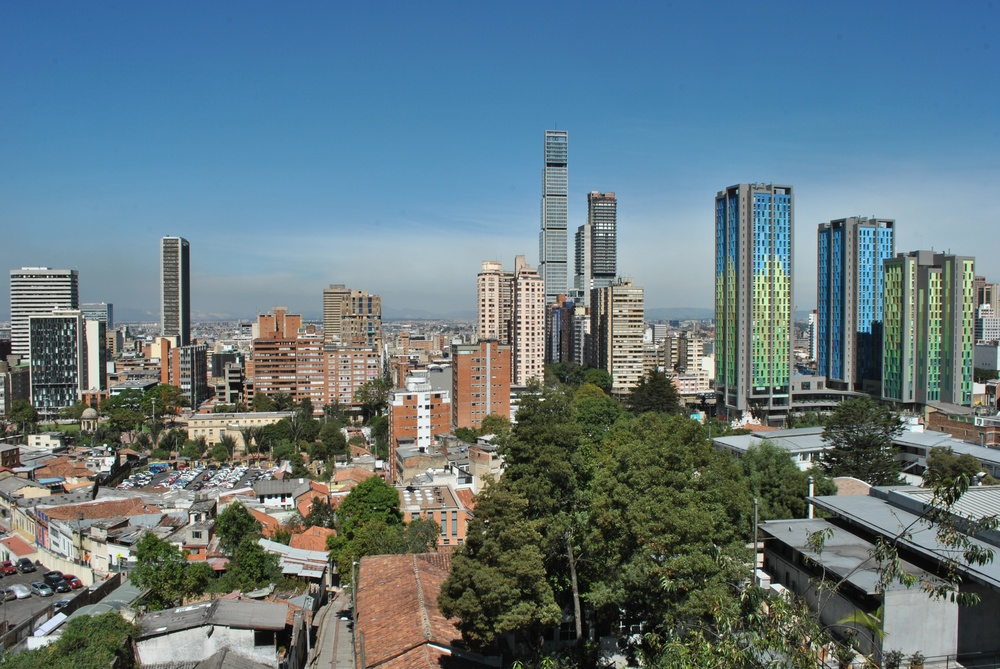
#> input picture IP/medio día/2017020611.JPG, 1000 x 669 px, shrunk from 3872 x 2592 before the run, found by its file name
$ jupyter execute Untitled.ipynb
#> lines starting #> are read from the running program, lines starting #| are printed output that depends on the picture
[cell 1]
import cv2
import numpy as np
# Read the images to be aligned
im1 =  cv2.imread("2017020611.JPG");
#> im1 is the input picture: shape (669, 1000, 3); mean B, G, R 127.8, 120.3, 99.9
im2 =  cv2.imread("2016022313.JPG");
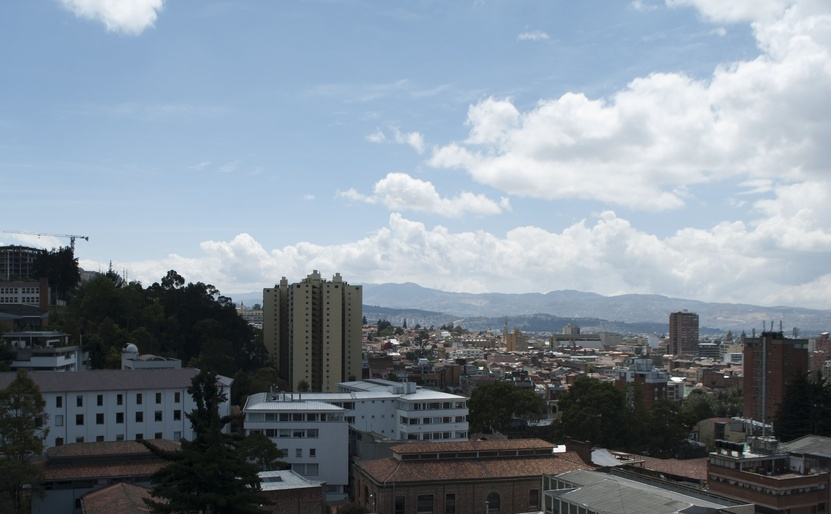
#> input picture OpencvIR/2016022313.jpg, 831 x 514 px, shrunk from 3218 x 1990 before the run, found by its file name
#> im2 is the input picture: shape (514, 831, 3); mean B, G, R 150.7, 139.4, 127.7

# Convert images to grayscale
im1_gray = cv2.cvtColor(im1,cv2.COLOR_BGR2GRAY)
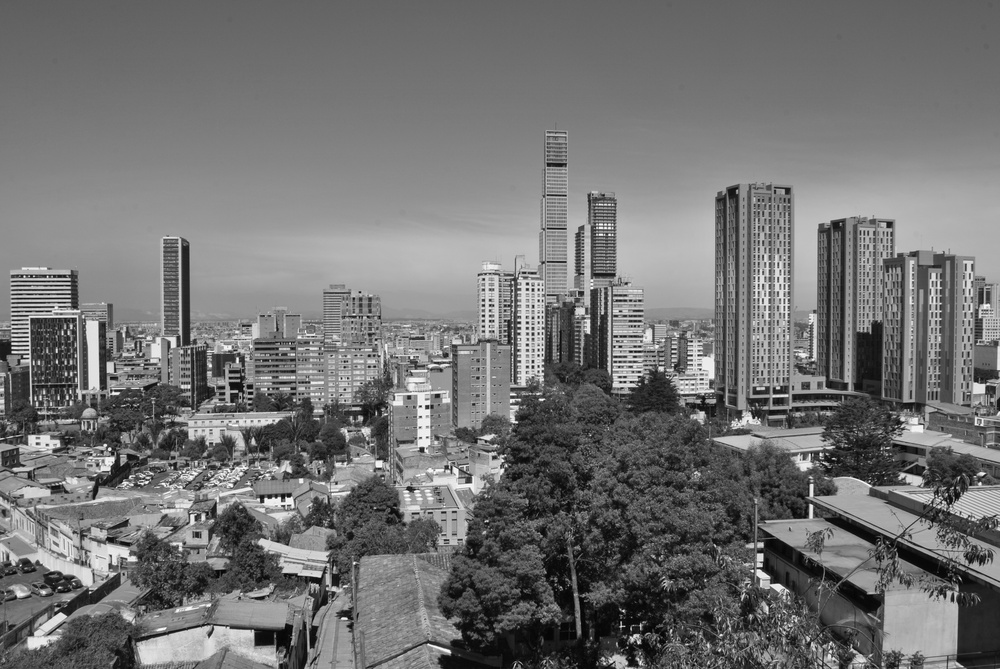
#> im1_gray: shape (669, 1000); min 0, max 255, mean 115
im2_gray = cv2.cvtColor(im2,cv2.COLOR_BGR2GRAY)
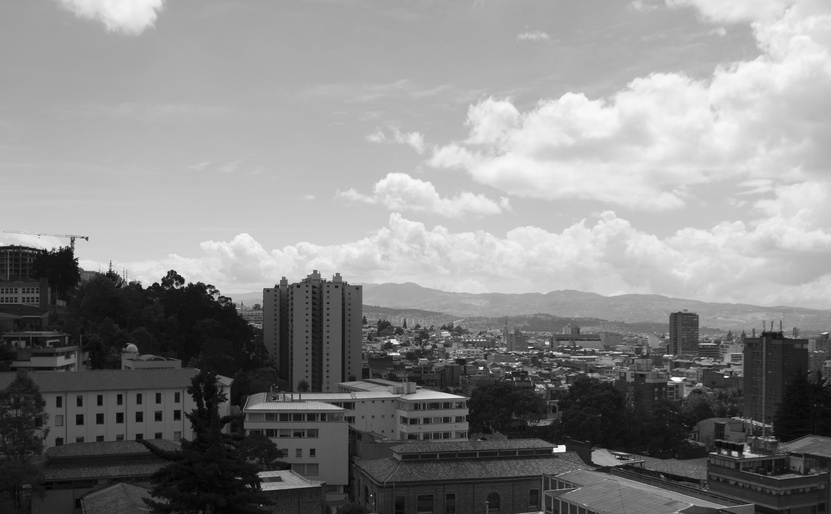
#> im2_gray: shape (514, 831); min 1, max 255, mean 137.2

# Find size of image1
sz = im1.shape
#> sz = (669, 1000, 3)

# Define the motion model
warp_mode = cv2.MOTION_TRANSLATION

# Define 2x3 or 3x3 matrices and initialize the matrix to identity
if warp_mode == cv2.MOTION_HOMOGRAPHY :
    warp_matrix = np.eye(3, 3, dtype=np.float32)
else :
    warp_matrix = np.eye(2, 3, dtype=np.float32)

# Specify the number of iterations.
number_of_iterations = 500;

# Specify the threshold of the increment
# in the correlation coefficient between two iterations
termination_eps = 1e-10;

# Define termination criteria
criteria = (cv2.TERM_CRITERIA_EPS | cv2.TERM_CRITERIA_COUNT, number_of_iterations,  termination_eps)

# Run the ECC algorithm. The results are stored in warp_matrix.
(cc, warp_matrix) = cv2.findTransformECC (im1_gray,im2_gray,warp_matrix, warp_mode, criteria)
#> cc = 0.42; warp_matrix = [[1, 0, -12.68], [0, 1, -66.37]]

if warp_mode == cv2.MOTION_HOMOGRAPHY :
    # Use warpPerspective for Homography
    im2_aligned = cv2.warpPerspective (im2, warp_matrix, (sz[1],sz[0]), flags=cv2.INTER_LINEAR + cv2.WARP_INVERSE_MAP)
else :
    # Use warpAffine for Translation, Euclidean and Affine
    im2_aligned = cv2.warpAffine(im2, warp_matrix, (sz[1],sz[0]), flags=cv2.INTER_LINEAR + cv2.WARP_INVERSE_MAP);
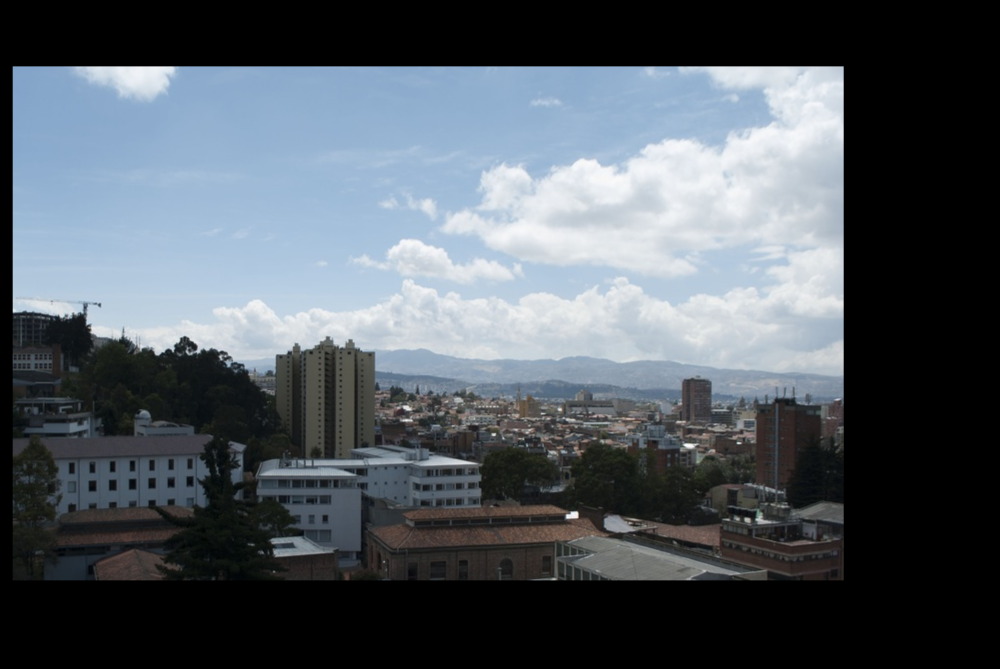
#> im2_aligned: shape (669, 1000, 3); mean B, G, R 96.2, 89, 81.5

# Show final results
cv2.imshow("Image 1", im1)
cv2.imshow("Image 2", im2)
cv2.imshow("Aligned Image 2", im2_aligned)
cv2.waitKey(0)
